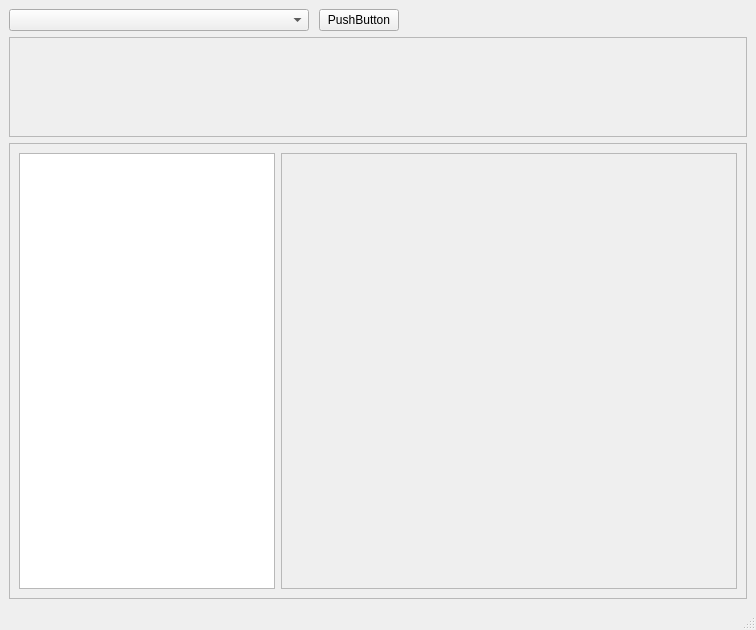
<?xml version="1.0" encoding="UTF-8"?>
<ui version="4.0">
 <class>MainWindow</class>
 <widget class="QMainWindow" name="MainWindow">
  <property name="geometry">
   <rect>
    <x>0</x>
    <y>0</y>
    <width>756</width>
    <height>630</height>
   </rect>
  </property>
  <property name="windowTitle">
   <string>MainWindow</string>
  </property>
  <property name="documentMode">
   <bool>false</bool>
  </property>
  <widget class="QWidget" name="centralwidget">
   <layout class="QVBoxLayout" name="verticalLayout">
    <item>
     <layout class="QHBoxLayout" name="horizontalLayout">
      <property name="spacing">
       <number>10</number>
      </property>
      <property name="sizeConstraint">
       <enum>QLayout::SetDefaultConstraint</enum>
      </property>
      <item>
       <widget class="QComboBox" name="comboBox">
        <property name="sizePolicy">
         <sizepolicy hsizetype="Minimum" vsizetype="Fixed">
          <horstretch>0</horstretch>
          <verstretch>0</verstretch>
         </sizepolicy>
        </property>
        <property name="minimumSize">
         <size>
          <width>300</width>
          <height>0</height>
         </size>
        </property>
       </widget>
      </item>
      <item>
       <widget class="QPushButton" name="pushButton">
        <property name="text">
         <string>PushButton</string>
        </property>
       </widget>
      </item>
      <item>
       <spacer name="horizontalSpacer">
        <property name="orientation">
         <enum>Qt::Horizontal</enum>
        </property>
        <property name="sizeHint" stdset="0">
         <size>
          <width>40</width>
          <height>20</height>
         </size>
        </property>
       </spacer>
      </item>
     </layout>
    </item>
    <item>
     <widget class="QFrame" name="frame_2">
      <property name="minimumSize">
       <size>
        <width>0</width>
        <height>100</height>
       </size>
      </property>
      <property name="frameShape">
       <enum>QFrame::StyledPanel</enum>
      </property>
      <property name="frameShadow">
       <enum>QFrame::Sunken</enum>
      </property>
      <property name="midLineWidth">
       <number>0</number>
      </property>
     </widget>
    </item>
    <item>
     <widget class="QFrame" name="frame">
      <property name="sizePolicy">
       <sizepolicy hsizetype="Preferred" vsizetype="Expanding">
        <horstretch>0</horstretch>
        <verstretch>0</verstretch>
       </sizepolicy>
      </property>
      <property name="minimumSize">
       <size>
        <width>0</width>
        <height>100</height>
       </size>
      </property>
      <property name="frameShape">
       <enum>QFrame::StyledPanel</enum>
      </property>
      <property name="frameShadow">
       <enum>QFrame::Sunken</enum>
      </property>
      <layout class="QHBoxLayout" name="horizontalLayout_2">
       <item>
        <widget class="QListWidget" name="listWidget">
         <property name="sizePolicy">
          <sizepolicy hsizetype="Fixed" vsizetype="Expanding">
           <horstretch>0</horstretch>
           <verstretch>0</verstretch>
          </sizepolicy>
         </property>
         <property name="minimumSize">
          <size>
           <width>1</width>
           <height>0</height>
          </size>
         </property>
        </widget>
       </item>
       <item>
        <widget class="QFrame" name="frame_3">
         <property name="frameShape">
          <enum>QFrame::StyledPanel</enum>
         </property>
         <property name="frameShadow">
          <enum>QFrame::Raised</enum>
         </property>
        </widget>
       </item>
      </layout>
     </widget>
    </item>
   </layout>
  </widget>
  <widget class="QMenuBar" name="menubar">
   <property name="geometry">
    <rect>
     <x>0</x>
     <y>0</y>
     <width>756</width>
     <height>22</height>
    </rect>
   </property>
  </widget>
  <widget class="QStatusBar" name="statusbar"/>
 </widget>
 <resources/>
 <connections/>
</ui>
